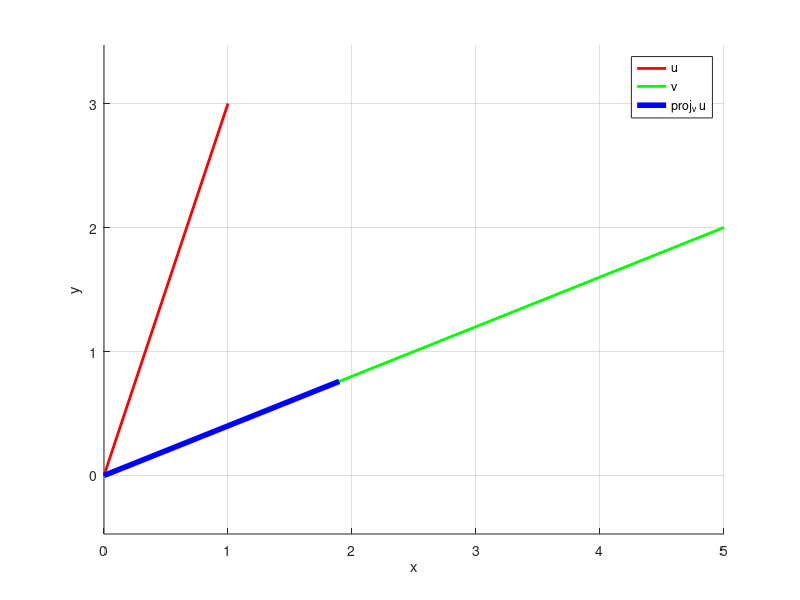

Write the MATLAB code that produced this figure.
%Christopher Lum
%lum@uw.edu
%
%Illustrate cross product

%Version History
%12/28/20: Created
%12/21/23: Updated for YouTube (removed call to SaveAllFigures)

clear
clc
close all

disp('Scalar Projection')

u = [1 3]';
v = [5 2]';

comp_v_u = u'*v/norm(v)

disp('Vector Projection')
proj_v_u = comp_v_u*v/norm(v);

disp('norm(proj_v_u)')
norm(proj_v_u)

%Plots
figure
hold on
plot([0 u(1)],[0 u(2)],'r-','LineWidth',2)
plot([0 v(1)],[0 v(2)],'g-','LineWidth',2)
plot([0 proj_v_u(1)],[0 proj_v_u(2)],'b-','LineWidth',4)
legend('u','v','proj_v u')
grid on
xlabel('x')
ylabel('y')
axis equal

disp('DONE!')